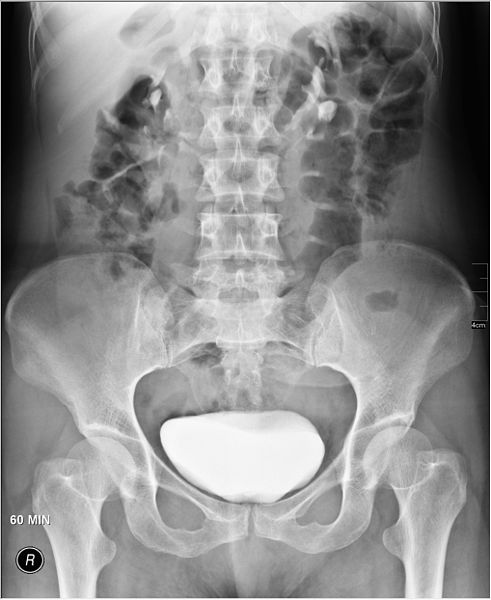
#> input picture MyProjects/Aulas/2. Transformações de Intensidade e Histograma/cores-TEMPLATE/cores/images/491px-Medical_X-Ray_imaging_CNP03_nevit.jpg, 491 x 600 px
$ python -i color.py   (imports and definitions only)
#> lines starting #> are read from the running program, lines starting #| are printed output that depends on the picture
#> further down, picture is the input picture: shape (600, 491, 3); min 0, max 255, mean 141.4
import cv2
import numpy as np
import matplotlib.pyplot as plt

# [4 lines left out: function read_image, not called in this run]

def grayscale_image(image):

    return image

def negative_image(image):

    return image

def log_transform(image):

    return image

def gamma_correction(image,gamma):

    return image

# [11 lines left out: function gray_histogram, not called in this run]

def color_histogram(image):
    num_bins = 256
    hist_r = cv2.calcHist([image],[0],None,[num_bins],[0,num_bins])
#> hist_r = 256 values, max 2822 at index 4, min 58 at index 250, mean 1150.8
    hist_g = cv2.calcHist([image],[1],None,[num_bins],[0,num_bins])
#> hist_g has the same summary as hist_r
    hist_b = cv2.calcHist([image],[2],None,[num_bins],[0,num_bins])
#> hist_b has the same summary as hist_r
    fig = plt.figure()
    ax = fig.add_subplot(projection='3d')
    xs = np.arange(0,num_bins,1)
    ax.bar(xs,hist_r.flatten(),zs=0,zdir='y',color='red',ec='red',alpha=0.8)
    ax.bar(xs,hist_g.flatten(),zs=10,zdir='y',color='green',ec='green',alpha=0.8)
    ax.bar(xs,hist_b.flatten(),zs=20,zdir='y',color='blue',ec='blue',alpha=0.8)
    ax.set_xlabel('Níveis de intensidade')
    ax.set_yticks([0,10,20])
    ax.set_yticklabels(['Red','Green','Blue'])
    ax.set_zlabel('Quantidade de pixels',labelpad=10)
    plt.show()
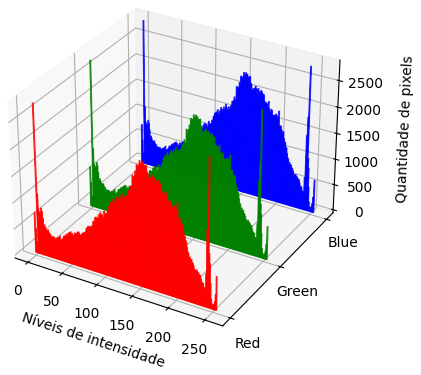
#> figure drawn by matplotlib, 1 panel

def show_histogram(image):
    if (np.ndim(image) > 2): #entao a imagem possui 3 canais (colorida)
        color_histogram(image)
    else:
        gray_histogram(image)

def gray_contrast_stretch(image,max,min):

    return image

def color_contrast_stretch(image,max,min):

    return image

# [6 lines left out: function contrast_stretch, not called in this run]

def gray_histogram_equalization(image):

    return image

# [11 lines left out: functions color_histogram_equalization, histogram_equalization, not called in this run]

>>> import cv2
>>> picture = cv2.imread('images/491px-Medical_X-Ray_imaging_CNP03_nevit.jpg')
>>> result = show_histogram(picture)

$ run again, on MyProjects/Aulas/2. Transformações de Intensidade e Histograma/cores-TEMPLATE/cores/images/airport-aerial_O3UIQPQRRN.jpg
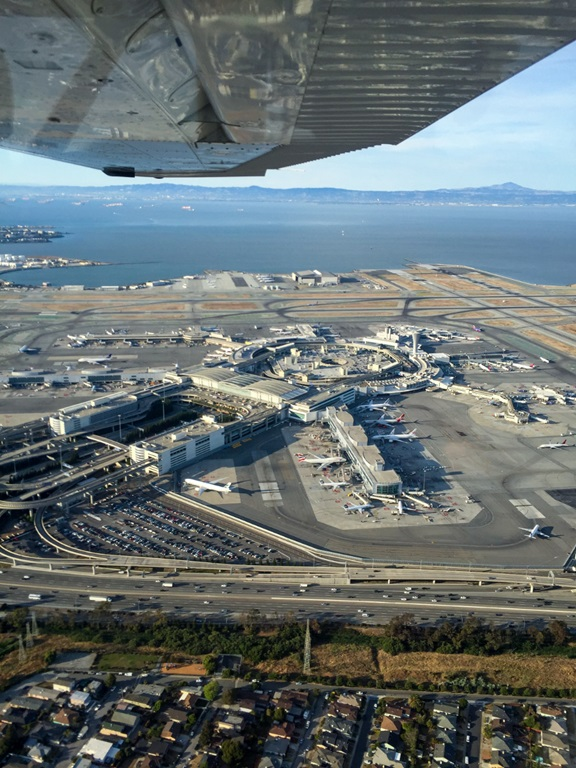
#> input picture MyProjects/Aulas/2. Transformações de Intensidade e Histograma/cores-TEMPLATE/cores/images/airport-aerial_O3UIQPQRRN.jpg, 576 x 768 px
#> picture is the input picture: shape (768, 576, 3); mean B, G, R 113.8, 112.6, 102.8
#> hist_r = 256 values, max 3878 at index 76, min 97 at index 254, mean 1728
#> hist_g = 256 values, max 3309 at index 74, min 95 at index 245, mean 1728
#> hist_b = 256 values, max 4403 at index 100, min 87 at index 244, mean 1728
#> in color_histogram, `plt.show()`:
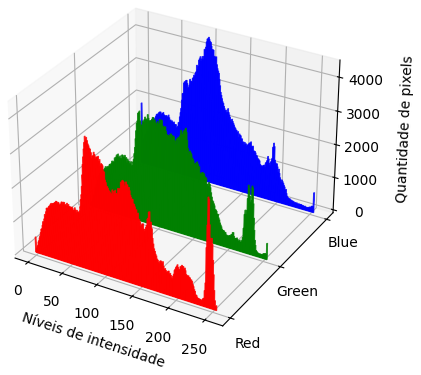
#> figure drawn by matplotlib, 1 panel

$ run again, on MyProjects/Aulas/2. Transformações de Intensidade e Histograma/cores-TEMPLATE/cores/images/free-photo-of-black-and-white-aerial-view-of-river-running-through-agricultural-fields.jpeg
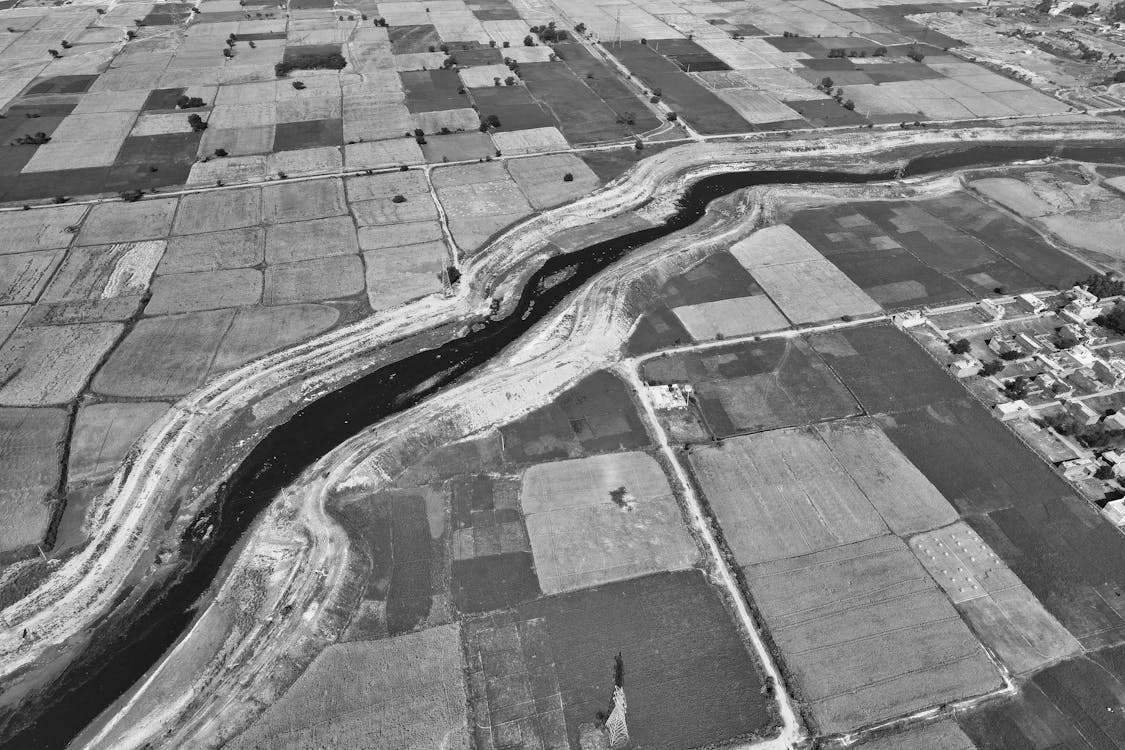
#> input picture MyProjects/Aulas/2. Transformações de Intensidade e Histograma/cores-TEMPLATE/cores/images/free-photo-of-black-and-white-aerial-view-of-river-running-through-agricultural-fields.jpeg, 1125 x 750 px
#> picture is the input picture: shape (750, 1125, 3); min 0, max 255, mean 129.1
#> hist_r = 256 values, max 8428 at index 89, min 12 at index 2, mean 3295.9
#> hist_g has the same summary as hist_r
#> hist_b has the same summary as hist_r
#> in color_histogram, `plt.show()`:
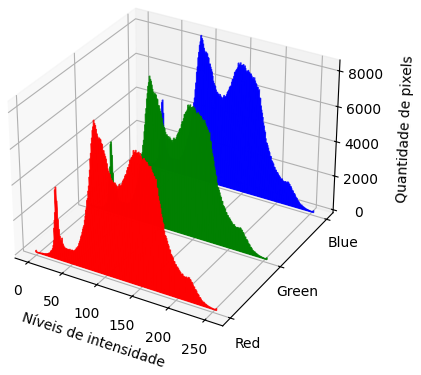
#> figure drawn by matplotlib, 1 panel
